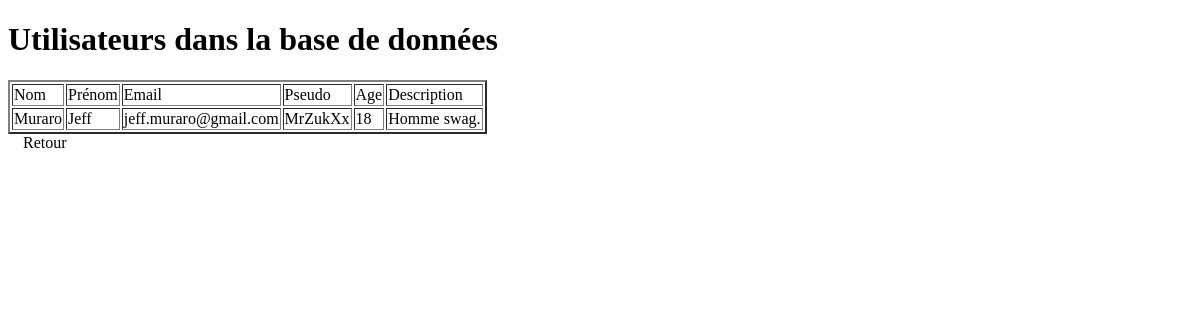
The app's page /utilisateurs.php?id=21 with its own data.
### tables this page shows
CREATE TABLE IF NOT EXISTS `user` (
  `idUser` int(11) NOT NULL AUTO_INCREMENT,
  `nom` varchar(50) NOT NULL,
  `prenom` varchar(50) NOT NULL,
  `email` varchar(50) NOT NULL,
  `dateNaissance` date NOT NULL,
  `pseudo` varchar(50) NOT NULL,
  `password` varchar(255) NOT NULL,
  `description` text,
  PRIMARY KEY (`idUser`),
  UNIQUE KEY `pseudo` (`pseudo`)
);

### dbfunction.php (called while the page is built, shortened)
<?php
function getConnexion()
{
    static $bdd = null;
    if($bdd == null)
    {
        try
        {
            $bdd = new PDO('mysql:host='.HOST.';dbname='.DBNAME, USER, PASS);
            $bdd->setAttribute(PDO::ATTR_ERRMODE, PDO::ERRMODE_EXCEPTION);
        }
        catch (PDOException $e)
        {
            print "Erreur : " . $e->getMessage() . "<br/>";
            die();
        }
    }
    return $bdd;
}
function selectOneUser($id)
{
    $RequeteSql =  'SELECT * FROM user WHERE idUser ='.$id.';';
    $RequeteData = getConnexion()->query($RequeteSql);
    return $RequeteData;
}

### phpToHtml.php (the view, shortened to what this page needs)
<?php
function buildTableOneUser($tableau)
{
    echo '<table border="2"><tr><td>Nom</td><td>Prénom</td><td>Email</td><td>Pseudo</td><td>Age</td><td>Description</td></tr>';
    foreach ($tableau as $data)
    {
        $from = new DateTime($data['dateNaissance']);
        $to   = new DateTime('today');
        echo '<tr><td>'.$data['nom'].'</td><td>'.$data['prenom'].'</td><td>'.$data['email'].'</td><td>'.$data['pseudo'].'</td><td>'.$from->diff($to)->y.'</td><td>'.$data['description'].'</td></tr>';
        echo '</table>';
        echo '<a href="utilisateurs.php">Retour</a>';
    }
}
?>

### style.css (style rules this page uses)
a { padding-left: 15px; padding-right: 15px; text-decoration: none; color: black; }

### records on screen
user: nom "Muraro", prenom "Jeff", email "jeff.muraro@gmail.com", pseudo "MrZukXx", dateNaissance "18", description "Homme swag."
